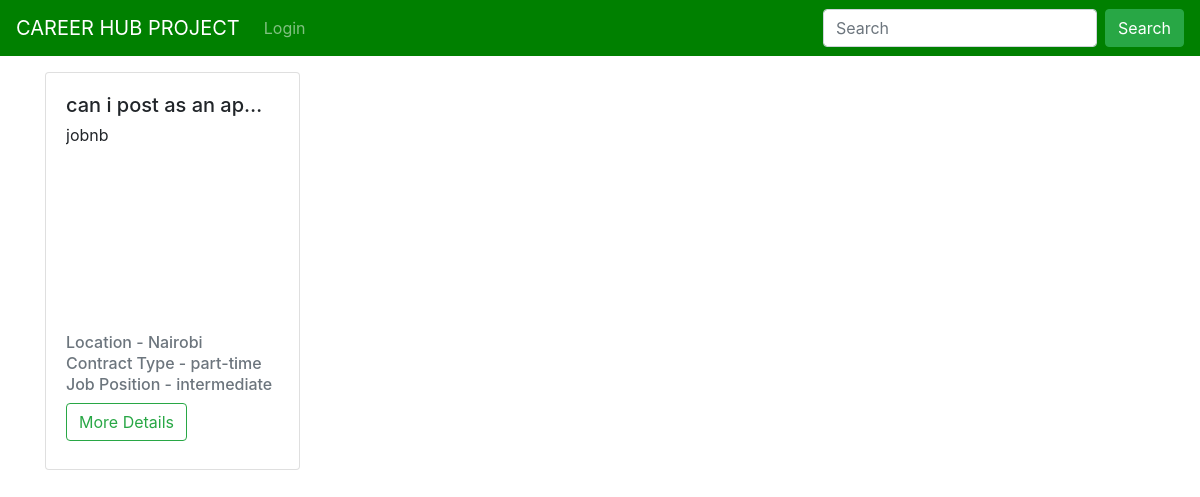
The app's page /database-administration, older data.
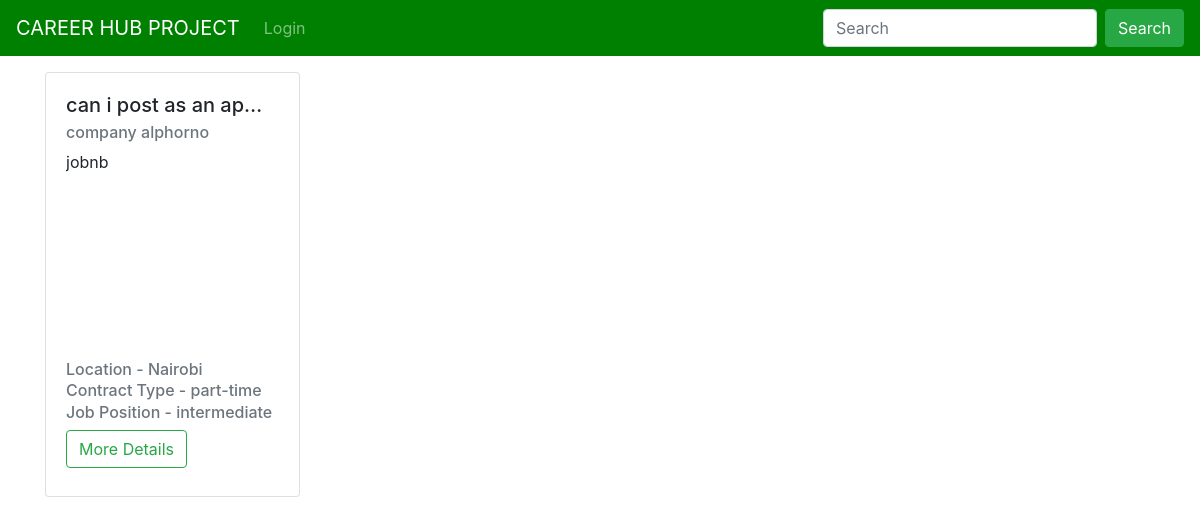
The same page, newer data.
### job/models.py (models this page shows, shortened)
class Job(models.Model):
    positions = (
        ("junior", "junior"),
        ("intermediate", "intermediate"),
        ("senior", "senior"),
        ("expart", "expart"),
    )
    contaract_types = (
        ("remote", "remote"),
        ("part-time", "part-time"),
        ("full-time", "full-time"),
        ("negotiations", "negotiations"),
    )
    employer = models.ForeignKey(
        Employer, on_delete=models.CASCADE, related_name="jobs"
    )
    job_category = models.ForeignKey(
        Category,
        related_name="jobs",
        on_delete=models.CASCADE,
    )
    job_title = models.CharField(
        max_length=200,
    )
    slug = models.CharField(max_length=200, null=True)
    job_location = models.CharField(max_length=200)
    contract_type = models.CharField(max_length=200, choices=contaract_types)
    position = models.CharField(max_length=200, choices=positions)
    job_description = models.TextField()
    created_at = models.DateTimeField(
        auto_now_add=True,
        null=True,
    )
    updated_at = models.DateTimeField(auto_now=True, null=True)

### users/models.py (models this page shows, shortened)
class CustomUser(AbstractUser, PermissionsMixin):
    type_user = (
        ("Admin", "Admin"),
        ("applicant", "Applicant"),
        ("Employer", "Employer"),
    )
    username = models.CharField(max_length=200, unique=True)
    email = models.EmailField(max_length=50, unique=True)
    full_name = models.CharField(max_length=200)
    is_active = models.BooleanField(default=True)
    is_staff = models.BooleanField(default=False)
    is_superuser = models.BooleanField(default=False)
    is_admin = models.BooleanField(default=False)
    date_joined = models.DateTimeField(auto_now_add=True, null=True)
    last_login = models.DateTimeField(auto_now=True, null=True)
    user_type = models.CharField(max_length=200, choices=type_user)
    USERNAME_FIELD = "email"
    REQUIRED_FIELDS = ["username", "full_name"]

### job/views.py (the view)
# urls.py: path("<slug:slug>", views.job_category_detail, name="job_category_detail"),
def job_category_detail(request, slug):
    category = get_object_or_404(Category, slug=slug)
    job = category.jobs.all()
    return render(
        request, "job/job_category_detail.html", {
            "category": category, "job": job}
    )

### templates/job/job_category_detail.html (shortened to what this page needs)
{% extends "core/base.html" %}
{% block title%}{{job.job_category.title}} Category{%endblock%} {% load
crispy_forms_tags %}
{% block content %}
<div class="container">
  <div class="row">
    {% for i in job %}
    <div class="col-sm-12 col-md-6 col-lg-3 mt-3">
      <div class="card" style="max-height: 30rem">
        <div class="card-body">
          <h5
            class="card-title"
            style="
              width: 200px;
              text-overflow: ellipsis;
              white-space: nowrap;
              overflow: hidden;
            "
          >
            {{i.job_title}}
          </h5>
          <h6 class="card-subtitle mb-2 text-muted">
            {{ i.employer.full_name}}
          </h6>
          <p
            class="card-text"
            style="
              display: -webkit-box;
              -webkit-line-clamp: 5;
              -webkit-box-orient: vertical;
              width: 200px;
              height: 200px;
              overflow: hidden;
            "
          >
            {{i.job_description}}
          </p>
          <h6 class="card-subtitle mb-2 text-muted">
            Location - {{ i.job_location}}
          </h6>
          <h6 class="card-subtitle mb-2 text-muted">
            Contract Type - {{ i.contract_type}}
          </h6>
          <h6 class="card-subtitle mb-2 text-muted">
            Job Position - {{ i.position}}
          </h6>
          <a
            href="{% url 'job_detail' i.job_category.slug i.slug %}"
            class="btn btn-outline-success mb-2 align-items-end"
            >More Details</a
          >
        </div>
      </div>
    </div>
    {%endfor %}
  </div>
</div>
{% endblock %}

Row changes from the older to the newer data that the page shows:
changed Job "jobnb": employer.full_name (not shown) → "company alphorno"
